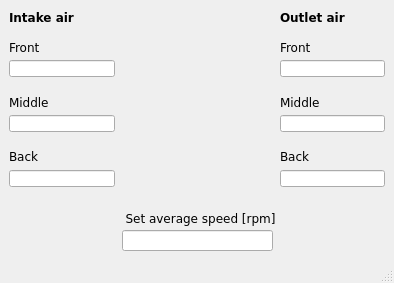
<?xml version="1.0" encoding="UTF-8"?>
<ui version="4.0">
 <class>MainWindow</class>
 <widget class="QMainWindow" name="MainWindow">
  <property name="geometry">
   <rect>
    <x>0</x>
    <y>0</y>
    <width>394</width>
    <height>283</height>
   </rect>
  </property>
  <property name="windowTitle">
   <string/>
  </property>
  <widget class="QWidget" name="centralwidget">
   <widget class="caCircularGauge" name="fansaverage">
    <property name="geometry">
     <rect>
      <x>122</x>
      <y>15</y>
      <width>151</width>
      <height>187</height>
     </rect>
    </property>
    <property name="font">
     <font>
      <family>Sans</family>
      <pointsize>5</pointsize>
      <weight>50</weight>
      <italic>false</italic>
      <bold>false</bold>
     </font>
    </property>
    <property name="styleSheet">
     <string notr="true">font: 5pt &quot;Sans&quot;;</string>
    </property>
    <property name="minValue">
     <double>2000.000000000000000</double>
    </property>
    <property name="maxValue">
     <double>6500.000000000000000</double>
    </property>
    <property name="displayLimits">
     <enum>EAbstractGauge::User_Limits</enum>
    </property>
    <property name="highError">
     <double>6500.000000000000000</double>
    </property>
    <property name="lowError">
     <double>1999.000000000000000</double>
    </property>
    <property name="lowWarning">
     <double>2500.000000000000000</double>
    </property>
    <property name="highWarning">
     <double>6300.000000000000000</double>
    </property>
    <property name="alarmLimits">
     <enum>EAbstractGauge::User_Alarms</enum>
    </property>
    <property name="reference">
     <double>4500.000000000000000</double>
    </property>
    <property name="scaleEnabled">
     <bool>false</bool>
    </property>
    <property name="externalScale">
     <bool>true</bool>
    </property>
    <property name="numMajorTicks">
     <number>6</number>
    </property>
    <property name="numMinorTicks">
     <number>1</number>
    </property>
    <property name="channel" stdset="0">
     <string notr="true">$(DEVICE):fans</string>
    </property>
    <property name="valueDisplayed">
     <bool>true</bool>
    </property>
   </widget>
   <widget class="caTextEntry" name="fans_set">
    <property name="enabled">
     <bool>true</bool>
    </property>
    <property name="geometry">
     <rect>
      <x>122</x>
      <y>230</y>
      <width>151</width>
      <height>21</height>
     </rect>
    </property>
    <property name="font">
     <font>
      <family>DejaVu Sans</family>
      <pointsize>9</pointsize>
      <stylestrategy>PreferDefault</stylestrategy>
     </font>
    </property>
    <property name="alignment">
     <set>Qt::AlignCenter</set>
    </property>
    <property name="channel" stdset="0">
     <string notr="true">$(DEVICE):fans_set</string>
    </property>
    <property name="precisionMode">
     <enum>caLineEdit::User</enum>
    </property>
    <property name="limitsMode">
     <enum>caLineEdit::User</enum>
    </property>
    <property name="maxValue">
     <double>6500.000000000000000</double>
    </property>
    <property name="minValue">
     <double>2000.000000000000000</double>
    </property>
    <property name="fontScaleMode">
     <enum>caLineEdit::Height</enum>
    </property>
   </widget>
   <widget class="QLabel" name="label">
    <property name="geometry">
     <rect>
      <x>85</x>
      <y>210</y>
      <width>231</width>
      <height>16</height>
     </rect>
    </property>
    <property name="font">
     <font>
      <family>DejaVu Sans</family>
      <weight>50</weight>
      <bold>false</bold>
     </font>
    </property>
    <property name="text">
     <string>Set average speed [rpm]</string>
    </property>
    <property name="alignment">
     <set>Qt::AlignCenter</set>
    </property>
   </widget>
   <widget class="caLineEdit" name="calineedit">
    <property name="geometry">
     <rect>
      <x>9</x>
      <y>60</y>
      <width>106</width>
      <height>17</height>
     </rect>
    </property>
    <property name="font">
     <font>
      <family>DejaVu Sans</family>
      <pointsize>10</pointsize>
     </font>
    </property>
    <property name="alignment">
     <set>Qt::AlignCenter</set>
    </property>
    <property name="channel" stdset="0">
     <string notr="true">$(DEVICE):fans:left_front</string>
    </property>
    <property name="fontScaleMode">
     <enum>caLineEdit::WidthAndHeight</enum>
    </property>
   </widget>
   <widget class="QLabel" name="label_2">
    <property name="geometry">
     <rect>
      <x>9</x>
      <y>9</y>
      <width>106</width>
      <height>16</height>
     </rect>
    </property>
    <property name="font">
     <font>
      <family>DejaVu Sans</family>
      <weight>75</weight>
      <bold>true</bold>
     </font>
    </property>
    <property name="text">
     <string>Intake air</string>
    </property>
   </widget>
   <widget class="QLabel" name="label_3">
    <property name="geometry">
     <rect>
      <x>280</x>
      <y>9</y>
      <width>86</width>
      <height>16</height>
     </rect>
    </property>
    <property name="font">
     <font>
      <family>DejaVu Sans</family>
      <weight>75</weight>
      <bold>true</bold>
     </font>
    </property>
    <property name="text">
     <string>Outlet air</string>
    </property>
   </widget>
   <widget class="caLineEdit" name="calineedit_2">
    <property name="geometry">
     <rect>
      <x>9</x>
      <y>115</y>
      <width>106</width>
      <height>17</height>
     </rect>
    </property>
    <property name="font">
     <font>
      <family>DejaVu Sans</family>
      <pointsize>10</pointsize>
     </font>
    </property>
    <property name="alignment">
     <set>Qt::AlignCenter</set>
    </property>
    <property name="channel" stdset="0">
     <string notr="true">$(DEVICE):fans:left_middle</string>
    </property>
    <property name="fontScaleMode">
     <enum>caLineEdit::WidthAndHeight</enum>
    </property>
   </widget>
   <widget class="caLineEdit" name="calineedit_3">
    <property name="geometry">
     <rect>
      <x>9</x>
      <y>170</y>
      <width>106</width>
      <height>17</height>
     </rect>
    </property>
    <property name="font">
     <font>
      <family>DejaVu Sans</family>
      <pointsize>10</pointsize>
     </font>
    </property>
    <property name="alignment">
     <set>Qt::AlignCenter</set>
    </property>
    <property name="channel" stdset="0">
     <string notr="true">$(DEVICE):fans:left_rear</string>
    </property>
    <property name="fontScaleMode">
     <enum>caLineEdit::WidthAndHeight</enum>
    </property>
   </widget>
   <widget class="caLineEdit" name="calineedit_4">
    <property name="geometry">
     <rect>
      <x>280</x>
      <y>115</y>
      <width>105</width>
      <height>17</height>
     </rect>
    </property>
    <property name="font">
     <font>
      <family>DejaVu Sans</family>
      <pointsize>10</pointsize>
     </font>
    </property>
    <property name="alignment">
     <set>Qt::AlignCenter</set>
    </property>
    <property name="channel" stdset="0">
     <string notr="true">$(DEVICE):fans:right_middle</string>
    </property>
    <property name="fontScaleMode">
     <enum>caLineEdit::WidthAndHeight</enum>
    </property>
   </widget>
   <widget class="caLineEdit" name="calineedit_5">
    <property name="geometry">
     <rect>
      <x>280</x>
      <y>170</y>
      <width>105</width>
      <height>17</height>
     </rect>
    </property>
    <property name="font">
     <font>
      <family>DejaVu Sans</family>
      <pointsize>10</pointsize>
     </font>
    </property>
    <property name="alignment">
     <set>Qt::AlignCenter</set>
    </property>
    <property name="channel" stdset="0">
     <string notr="true">$(DEVICE):fans:right_rear</string>
    </property>
    <property name="fontScaleMode">
     <enum>caLineEdit::WidthAndHeight</enum>
    </property>
   </widget>
   <widget class="caLineEdit" name="calineedit_6">
    <property name="geometry">
     <rect>
      <x>280</x>
      <y>60</y>
      <width>105</width>
      <height>17</height>
     </rect>
    </property>
    <property name="font">
     <font>
      <family>DejaVu Sans</family>
      <pointsize>10</pointsize>
     </font>
    </property>
    <property name="alignment">
     <set>Qt::AlignCenter</set>
    </property>
    <property name="channel" stdset="0">
     <string notr="true">$(DEVICE):fans:right_front</string>
    </property>
    <property name="fontScaleMode">
     <enum>caLineEdit::WidthAndHeight</enum>
    </property>
   </widget>
   <widget class="QLabel" name="label_4">
    <property name="geometry">
     <rect>
      <x>9</x>
      <y>39</y>
      <width>61</width>
      <height>16</height>
     </rect>
    </property>
    <property name="font">
     <font>
      <family>DejaVu Sans</family>
      <weight>50</weight>
      <bold>false</bold>
     </font>
    </property>
    <property name="text">
     <string>Front</string>
    </property>
   </widget>
   <widget class="QLabel" name="label_5">
    <property name="geometry">
     <rect>
      <x>9</x>
      <y>94</y>
      <width>56</width>
      <height>16</height>
     </rect>
    </property>
    <property name="font">
     <font>
      <family>DejaVu Sans</family>
      <weight>50</weight>
      <bold>false</bold>
     </font>
    </property>
    <property name="text">
     <string>Middle</string>
    </property>
   </widget>
   <widget class="QLabel" name="label_6">
    <property name="geometry">
     <rect>
      <x>9</x>
      <y>148</y>
      <width>66</width>
      <height>16</height>
     </rect>
    </property>
    <property name="font">
     <font>
      <family>DejaVu Sans</family>
      <weight>50</weight>
      <bold>false</bold>
     </font>
    </property>
    <property name="text">
     <string>Back</string>
    </property>
   </widget>
   <widget class="QLabel" name="label_7">
    <property name="geometry">
     <rect>
      <x>280</x>
      <y>39</y>
      <width>56</width>
      <height>16</height>
     </rect>
    </property>
    <property name="font">
     <font>
      <family>DejaVu Sans</family>
      <weight>50</weight>
      <bold>false</bold>
     </font>
    </property>
    <property name="text">
     <string>Front</string>
    </property>
   </widget>
   <widget class="QLabel" name="label_8">
    <property name="geometry">
     <rect>
      <x>280</x>
      <y>148</y>
      <width>61</width>
      <height>16</height>
     </rect>
    </property>
    <property name="font">
     <font>
      <family>DejaVu Sans</family>
      <weight>50</weight>
      <bold>false</bold>
     </font>
    </property>
    <property name="text">
     <string>Back</string>
    </property>
   </widget>
   <widget class="QLabel" name="label_9">
    <property name="geometry">
     <rect>
      <x>280</x>
      <y>94</y>
      <width>86</width>
      <height>16</height>
     </rect>
    </property>
    <property name="font">
     <font>
      <family>DejaVu Sans</family>
      <weight>50</weight>
      <bold>false</bold>
     </font>
    </property>
    <property name="text">
     <string>Middle</string>
    </property>
   </widget>
  </widget>
  <widget class="QStatusBar" name="statusbar"/>
 </widget>
 <customwidgets>
  <customwidget>
   <class>caTextEntry</class>
   <extends>caLineEdit</extends>
   <header>caTextEntry</header>
  </customwidget>
  <customwidget>
   <class>caCircularGauge</class>
   <extends>QWidget</extends>
   <header>caGauge</header>
  </customwidget>
  <customwidget>
   <class>caLineEdit</class>
   <extends>QLineEdit</extends>
   <header>caLineEdit</header>
  </customwidget>
 </customwidgets>
 <resources/>
 <connections/>
</ui>
